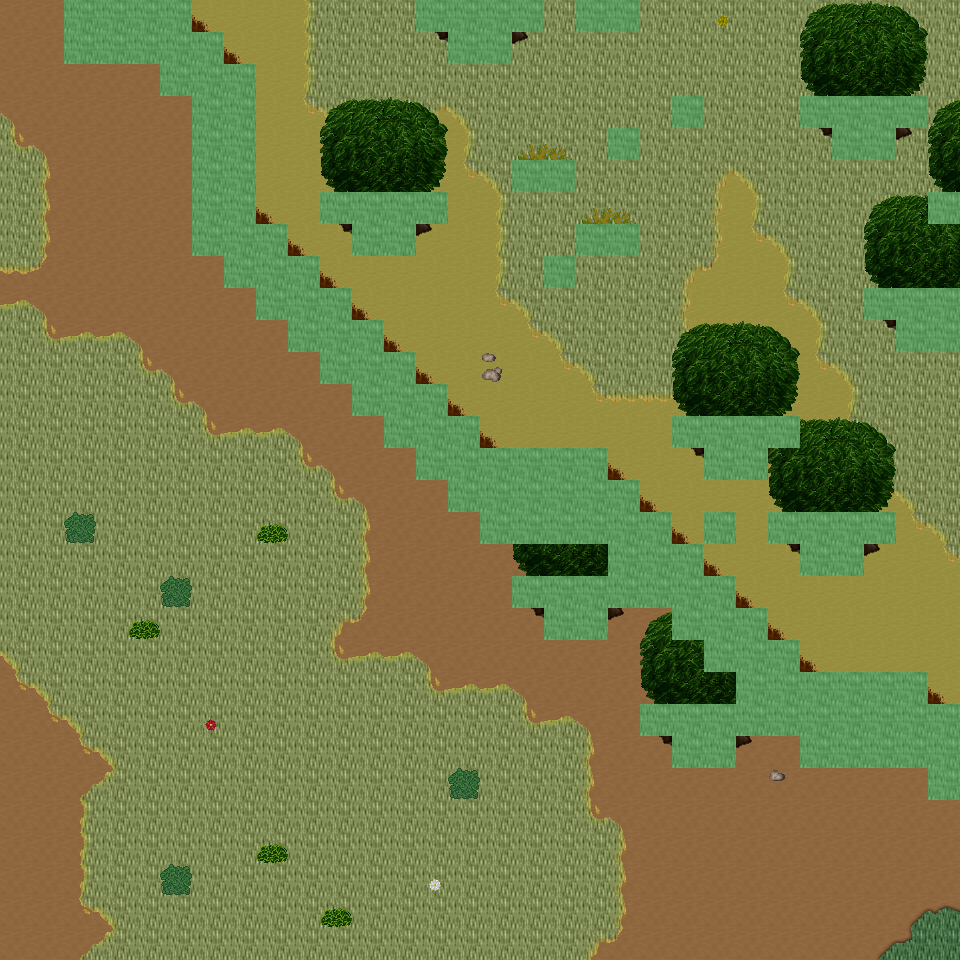

A level layout from a 2D game, rendered from its tile map. Below: a short description, then the map file with tile-grid data replaced by summaries:
An orthogonal 30x30 tile map with 32x32 px tiles, 6 tile layers (Ground, Object, Object2, Above, ...), 45 tilesets and 10 objects (10x mapExit).

<map version="1.0" orientation="orthogonal" renderorder="right-down" width="30" height="30" tilewidth="32" tileheight="32" nextobjectid="11">
  <tileset firstgid="1" name="tileset_ground_ground" tilewidth="32" tileheight="32" tilecount="33" columns="3">
    <image source="../drawable/tileset_ground_ground.png" width="96" height="352" />
  </tileset>
  <tileset firstgid="34" name="tileset_ground_ridge_earth_dark" tilewidth="32" tileheight="32" tilecount="96" columns="12">
    <image source="../drawable/tileset_ground_ridge_earth_dark.png" width="384" height="256" />
  </tileset>
  <tileset firstgid="130" name="tileset_plant_grasses" tilewidth="32" tileheight="32" tilecount="6" columns="3">
    <image source="../drawable/tileset_plant_grasses.png" width="96" height="64" />
  </tileset>
  <tileset firstgid="136" name="tileset_ground_ladder_vertical_dark" tilewidth="32" tileheight="32" tilecount="3" columns="3">
    <image source="../drawable/tileset_ground_ladder_vertical_dark.png" width="96" height="32" />
  </tileset>
  <tileset firstgid="139" name="tileset_logic_collision" tilewidth="32" tileheight="32" tilecount="1" columns="1">
    <image source="../drawable/tileset_logic_collision.png" width="32" height="32" />
  </tileset>
  <tileset firstgid="140" name="tileset_ground_grass_corners" tilewidth="32" tileheight="32" tilecount="24" columns="6">
    <image source="../drawable/tileset_ground_grass_corners.png" width="192" height="128" />
  </tileset>
  <tileset firstgid="164" name="tileset_ground_earth_edges" tilewidth="32" tileheight="32" tilecount="18" columns="6">
    <image source="../drawable/tileset_ground_earth_edges.png" width="192" height="96" />
  </tileset>
  <tileset firstgid="182" name="tileset_plant_bush_bushes" tilewidth="32" tileheight="32" tilecount="10" columns="5">
    <image source="../drawable/tileset_plant_bush_bushes.png" width="160" height="64" />
  </tileset>
  <tileset firstgid="192" name="tileset_plant_tree_tree_darkgreen" tilewidth="32" tileheight="32" tilecount="88" columns="8">
    <image source="../drawable/tileset_plant_tree_tree_darkgreen.png" width="256" height="352" />
  </tileset>
  <tileset firstgid="280" name="tileset_ground_rock_pebbles" tilewidth="32" tileheight="32" tilecount="3" columns="1">
    <image source="../drawable/tileset_ground_rock_pebbles.png" width="32" height="96" />
  </tileset>
  <tileset firstgid="283" name="tileset_furniture_sink_jacuzzi_dark_side_on" tilewidth="32" tileheight="32" tilecount="36" columns="3">
    <image source="../drawable/tileset_furniture_sink_jacuzzi_dark_side_on.png" width="96" height="384" />
  </tileset>
  <tileset firstgid="319" name="tileset_furniture_chair_bench_iron_extensible" tilewidth="32" tileheight="32" tilecount="16" columns="4">
    <image source="../drawable/tileset_furniture_chair_bench_iron_extensible.png" width="128" height="128" />
  </tileset>
  <tileset firstgid="335" name="tileset_plant_flower_daisy_blue" tilewidth="32" tileheight="32" tilecount="8" columns="2">
    <image source="../drawable/tileset_plant_flower_daisy_blue.png" width="64" height="128" />
  </tileset>
  <tileset firstgid="343" name="tileset_plant_flower_daisy_red" tilewidth="32" tileheight="32" tilecount="8" columns="2">
    <image source="../drawable/tileset_plant_flower_daisy_red.png" width="64" height="128" />
  </tileset>
  <tileset firstgid="351" name="tileset_plant_flower_daisy_white" tilewidth="32" tileheight="32" tilecount="8" columns="2">
    <image source="../drawable/tileset_plant_flower_daisy_white.png" width="64" height="128" />
  </tileset>
  <tileset firstgid="359" name="tileset_plant_flower_daisy_yellow" tilewidth="32" tileheight="32" tilecount="8" columns="2">
    <image source="../drawable/tileset_plant_flower_daisy_yellow.png" width="64" height="128" />
  </tileset>
  <tileset firstgid="367" name="tileset_plant_bush_hedge" tilewidth="32" tileheight="32" tilecount="35" columns="5">
    <image source="../drawable/tileset_plant_bush_hedge.png" width="160" height="224" />
  </tileset>
  <tileset firstgid="402" name="tileset_plant_tree_evergreen" tilewidth="32" tileheight="32" tilecount="36" columns="3">
    <image source="../drawable/tileset_plant_tree_evergreen.png" width="96" height="384" />
  </tileset>
  <tileset firstgid="438" name="tileset_furniture_light_iron_lamp" tilewidth="32" tileheight="32" tilecount="3" columns="1">
    <image source="../drawable/tileset_furniture_light_iron_lamp.png" width="32" height="96" />
  </tileset>
  <tileset firstgid="441" name="tileset_furniture_light_flames" tilewidth="32" tileheight="32" tilecount="6" columns="6">
    <image source="../drawable/tileset_furniture_light_flames.png" width="192" height="32" />
  </tileset>
  <tileset firstgid="447" name="tileset_item_statue_girl_with_bird" tilewidth="32" tileheight="32" tilecount="12" columns="4">
    <image source="../drawable/tileset_item_statue_girl_with_bird.png" width="128" height="96" />
  </tileset>
  <tileset firstgid="459" name="tileset_object_birds" tilewidth="32" tileheight="32" tilecount="4" columns="2">
    <image source="../drawable/tileset_object_birds.png" width="64" height="64" />
  </tileset>
  <tileset firstgid="463" name="tileset_logic_protection" tilewidth="32" tileheight="32" tilecount="2" columns="2">
    <image source="../drawable/tileset_logic_protection.png" width="64" height="32" />
  </tileset>
  <tileset firstgid="465" name="tileset_plant_tree_spruce" tilewidth="32" tileheight="32" tilecount="6" columns="2">
    <image source="../drawable/tileset_plant_tree_spruce.png" width="64" height="96" />
  </tileset>
  <tileset firstgid="471" name="tileset_plant_tree_taller_trees" tilewidth="32" tileheight="32" tilecount="32" columns="8">
    <image source="../drawable/tileset_plant_tree_taller_trees.png" width="256" height="128" />
  </tileset>
  <tileset firstgid="503" name="tileset_plant_stump_hollow_logs" tilewidth="32" tileheight="32" tilecount="6" columns="3">
    <image source="../drawable/tileset_plant_stump_hollow_logs.png" width="96" height="64" />
  </tileset>
  <tileset firstgid="509" name="tileset_plant_stump_small_stump" tilewidth="32" tileheight="32" tilecount="4" columns="2">
    <image source="../drawable/tileset_plant_stump_small_stump.png" width="64" height="64" />
  </tileset>
  <tileset firstgid="513" name="tileset_ground_grass_2" tilewidth="32" tileheight="32" tilecount="21" columns="3">
    <image source="../drawable/tileset_ground_grass_2.png" width="96" height="224" />
  </tileset>
  <tileset firstgid="534" name="tileset_ground_water_waterfall" tilewidth="32" tileheight="32" tilecount="120" columns="8">
    <image source="../drawable/tileset_ground_water_waterfall.png" width="256" height="480" />
  </tileset>
  <tileset firstgid="654" name="tileset_ground_water_pool_corners" tilewidth="32" tileheight="32" tilecount="72" columns="3">
    <image source="../drawable/tileset_ground_water_pool_corners.png" width="96" height="768" />
  </tileset>
  <tileset firstgid="726" name="tileset_ground_water_pool" tilewidth="32" tileheight="32" tilecount="72" columns="3">
    <image source="../drawable/tileset_ground_water_pool.png" width="96" height="768" />
  </tileset>
  <tileset firstgid="798" name="tileset_plant_vine" tilewidth="32" tileheight="32" tilecount="3" columns="1">
    <image source="../drawable/tileset_plant_vine.png" width="32" height="96" />
  </tileset>
  <tileset firstgid="801" name="tileset_logic_item_fruits" tilewidth="32" tileheight="32" tilecount="16" columns="8">
    <image source="../drawable/tileset_logic_item_fruits.png" width="256" height="64" />
  </tileset>
  <tileset firstgid="817" name="tileset_ground_dry_grass" tilewidth="32" tileheight="32" tilecount="54" columns="9">
    <image source="../drawable/tileset_ground_dry_grass.png" width="288" height="192" />
  </tileset>
  <tileset firstgid="871" name="tileset_light_dim_light_5x5" tilewidth="32" tileheight="32" tilecount="25" columns="5">
    <image source="../drawable/tileset_light_dim_light_5x5.png" width="160" height="160" />
  </tileset>
  <tileset firstgid="896" name="tileset_building_chimney_smoke" tilewidth="32" tileheight="32" tilecount="40" columns="4">
    <image source="../drawable/tileset_building_chimney_smoke.png" width="128" height="320" />
  </tileset>
  <tileset firstgid="936" name="tileset_logic_creature_hybrid" tilewidth="32" tileheight="32" tilecount="16" columns="8">
    <image source="../drawable/tileset_logic_creature_hybrid.png" width="256" height="64" />
  </tileset>
  <tileset firstgid="952" name="tileset_building_huts" tilewidth="32" tileheight="32" tilecount="338" columns="26">
    <image source="../drawable/tileset_building_huts.png" width="832" height="416" />
  </tileset>
  <tileset firstgid="1290" name="tileset_logic_portal" tilewidth="32" tileheight="32" tilecount="24" columns="8">
    <image source="../drawable/tileset_logic_portal.png" width="256" height="96" />
  </tileset>
  <tileset firstgid="1314" name="tileset_plant_bush_leafy" tilewidth="32" tileheight="32" tilecount="48" columns="8">
    <image source="../drawable/tileset_plant_bush_leafy.png" width="256" height="192" />
  </tileset>
  <tileset firstgid="1362" name="tileset_plant_bush_berried" tilewidth="32" tileheight="32" tilecount="60" columns="5">
    <image source="../drawable/tileset_plant_bush_berried.png" width="160" height="384" />
  </tileset>
  <tileset firstgid="1422" name="tileset_plant_bush_flowering" tilewidth="32" tileheight="32" tilecount="72" columns="8">
    <image source="../drawable/tileset_plant_bush_flowering.png" width="256" height="288" />
  </tileset>
  <tileset firstgid="1494" name="tileset_plant_bushes_and_trees" tilewidth="32" tileheight="32" tilecount="144" columns="16">
    <image source="../drawable/tileset_plant_bushes_and_trees.png" width="512" height="289" />
  </tileset>
  <tileset firstgid="1638" name="tileset_plant_bush_bush_pinks" tilewidth="32" tileheight="32" tilecount="4" columns="2">
    <image source="../drawable/tileset_plant_bush_bush_pinks.png" width="64" height="64" />
  </tileset>
  <tileset firstgid="1642" name="tileset_logic_creature_mutant" tilewidth="32" tileheight="32" tilecount="7" columns="7">
    <image source="../drawable/tileset_logic_creature_mutant.png" width="224" height="32" />
  </tileset>
  <layer name="Ground" width="30" height="30">
    <data>[900 cells, 900 non-empty, 4 distinct tile ids]</data>
  </layer>
  <layer name="Object" width="30" height="30">
    <data>[900 cells, 302 non-empty, 44 distinct tile ids]</data>
  </layer>
  <layer name="Object2" width="30" height="30">
    <data>[900 cells, 1 non-empty, 1 distinct tile ids]</data>
  </layer>
  <layer name="Above" width="30" height="30">
    <data>[900 cells, 76 non-empty, 12 distinct tile ids]</data>
  </layer>
  <layer name="Above2" width="30" height="30">
    <data>[900 cells, 28 non-empty, 4 distinct tile ids]</data>
  </layer>
  <layer name="Walkable" width="30" height="30">
    <data>[900 cells, 147 non-empty, 1 distinct tile ids]</data>
  </layer>
  <objectgroup name="MapEvents">
    <object id="1" name="north" type="mapExit" x="0" y="0" width="64" height="32">
      <properties>
        <property name="map" value="level_0_x103_y10" />
        <property name="x" value="0" />
        <property name="y" value="28" />
      </properties>
    </object>
    <object id="2" name="north2" type="mapExit" x="192" y="0" width="224" height="32">
      <properties>
        <property name="map" value="level_0_x103_y10" />
        <property name="x" value="6" />
        <property name="y" value="28" />
      </properties>
    </object>
    <object id="3" name="north3" type="mapExit" x="544" y="0" width="32" height="32">
      <properties>
        <property name="map" value="level_0_x103_y10" />
        <property name="x" value="17" />
        <property name="y" value="28" />
      </properties>
    </object>
    <object id="4" name="north4" type="mapExit" x="640" y="0" width="320" height="32">
      <properties>
        <property name="map" value="level_0_x103_y10" />
        <property name="x" value="20" />
        <property name="y" value="28" />
      </properties>
    </object>
    <object id="5" name="south" type="mapExit" x="0" y="928" width="960" height="32">
      <properties>
        <property name="map" value="level_0_x103_y12" />
        <property name="x" value="0" />
        <property name="y" value="1" />
      </properties>
    </object>
    <object id="6" name="west" type="mapExit" x="0" y="0" width="32" height="960">
      <properties>
        <property name="map" value="level_0_x102_y11" />
        <property name="x" value="28" />
        <property name="y" value="0" />
      </properties>
    </object>
    <object id="7" name="east" type="mapExit" x="928" y="0" width="32" height="192">
      <properties>
        <property name="map" value="level_0_x104_y11" />
        <property name="x" value="1" />
        <property name="y" value="0" />
      </properties>
    </object>
    <object id="8" name="east2" type="mapExit" x="928" y="224" width="32" height="64">
      <properties>
        <property name="map" value="level_0_x104_y11" />
        <property name="x" value="1" />
        <property name="y" value="7" />
      </properties>
    </object>
    <object id="9" name="east3" type="mapExit" x="928" y="352" width="32" height="352">
      <properties>
        <property name="map" value="level_0_x104_y11" />
        <property name="x" value="1" />
        <property name="y" value="11" />
      </properties>
    </object>
    <object id="10" name="east4" type="mapExit" x="928" y="800" width="32" height="160">
      <properties>
        <property name="map" value="level_0_x104_y11" />
        <property name="x" value="1" />
        <property name="y" value="25" />
      </properties>
    </object>
  </objectgroup>
</map>
